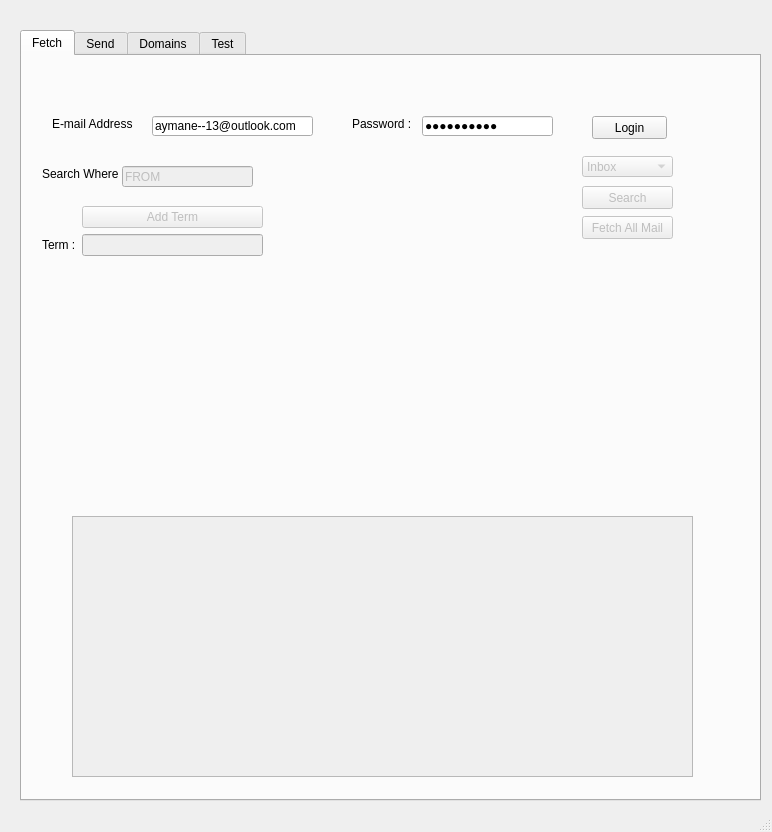
<?xml version="1.0" encoding="UTF-8"?>
<ui version="4.0">
 <class>MainWindow</class>
 <widget class="QMainWindow" name="MainWindow">
  <property name="geometry">
   <rect>
    <x>0</x>
    <y>0</y>
    <width>772</width>
    <height>832</height>
   </rect>
  </property>
  <property name="windowTitle">
   <string>MainWindow</string>
  </property>
  <widget class="QWidget" name="centralwidget">
   <widget class="QTabWidget" name="tabWidget">
    <property name="geometry">
     <rect>
      <x>20</x>
      <y>30</y>
      <width>741</width>
      <height>771</height>
     </rect>
    </property>
    <property name="currentIndex">
     <number>0</number>
    </property>
    <widget class="QWidget" name="tab_fetch">
     <attribute name="title">
      <string>Fetch</string>
     </attribute>
     <widget class="QPushButton" name="fetchButton">
      <property name="enabled">
       <bool>false</bool>
      </property>
      <property name="geometry">
       <rect>
        <x>560</x>
        <y>160</y>
        <width>91</width>
        <height>23</height>
       </rect>
      </property>
      <property name="text">
       <string>Fetch All Mail</string>
      </property>
     </widget>
     <widget class="QTextEdit" name="fetchField">
      <property name="enabled">
       <bool>false</bool>
      </property>
      <property name="geometry">
       <rect>
        <x>50</x>
        <y>460</y>
        <width>621</width>
        <height>261</height>
       </rect>
      </property>
     </widget>
     <widget class="QComboBox" name="comboBox">
      <property name="enabled">
       <bool>false</bool>
      </property>
      <property name="geometry">
       <rect>
        <x>560</x>
        <y>100</y>
        <width>91</width>
        <height>21</height>
       </rect>
      </property>
      <item>
       <property name="text">
        <string>Inbox</string>
       </property>
      </item>
      <item>
       <property name="text">
        <string>Sent</string>
       </property>
      </item>
     </widget>
     <widget class="QLineEdit" name="emailField">
      <property name="geometry">
       <rect>
        <x>130</x>
        <y>60</y>
        <width>161</width>
        <height>20</height>
       </rect>
      </property>
      <property name="text">
       <string>aymane--13@outlook.com</string>
      </property>
     </widget>
     <widget class="QLineEdit" name="pwdField">
      <property name="geometry">
       <rect>
        <x>400</x>
        <y>60</y>
        <width>131</width>
        <height>20</height>
       </rect>
      </property>
      <property name="text">
       <string>aout131995</string>
      </property>
      <property name="echoMode">
       <enum>QLineEdit::Password</enum>
      </property>
     </widget>
     <widget class="QLabel" name="label_pwd">
      <property name="geometry">
       <rect>
        <x>330</x>
        <y>60</y>
        <width>71</width>
        <height>16</height>
       </rect>
      </property>
      <property name="text">
       <string>Password :</string>
      </property>
     </widget>
     <widget class="QLabel" name="label_email">
      <property name="geometry">
       <rect>
        <x>30</x>
        <y>60</y>
        <width>81</width>
        <height>16</height>
       </rect>
      </property>
      <property name="text">
       <string>E-mail Address :</string>
      </property>
     </widget>
     <widget class="QPushButton" name="loginButton">
      <property name="geometry">
       <rect>
        <x>570</x>
        <y>60</y>
        <width>75</width>
        <height>23</height>
       </rect>
      </property>
      <property name="text">
       <string>Login</string>
      </property>
     </widget>
     <widget class="QLabel" name="label_email_2">
      <property name="geometry">
       <rect>
        <x>20</x>
        <y>110</y>
        <width>81</width>
        <height>16</height>
       </rect>
      </property>
      <property name="text">
       <string>Search Where</string>
      </property>
     </widget>
     <widget class="QPushButton" name="searchButton">
      <property name="enabled">
       <bool>false</bool>
      </property>
      <property name="geometry">
       <rect>
        <x>560</x>
        <y>130</y>
        <width>91</width>
        <height>23</height>
       </rect>
      </property>
      <property name="text">
       <string>Search</string>
      </property>
     </widget>
     <widget class="QLineEdit" name="termField_2">
      <property name="enabled">
       <bool>false</bool>
      </property>
      <property name="geometry">
       <rect>
        <x>100</x>
        <y>110</y>
        <width>131</width>
        <height>21</height>
       </rect>
      </property>
      <property name="text">
       <string>FROM</string>
      </property>
     </widget>
     <widget class="QWidget" name="formLayoutWidget">
      <property name="geometry">
       <rect>
        <x>20</x>
        <y>150</y>
        <width>221</width>
        <height>151</height>
       </rect>
      </property>
      <layout class="QFormLayout" name="formLayout">
       <item row="0" column="1">
        <widget class="QPushButton" name="add_termButton">
         <property name="enabled">
          <bool>false</bool>
         </property>
         <property name="text">
          <string>Add Term</string>
         </property>
        </widget>
       </item>
       <item row="1" column="0">
        <widget class="QLabel" name="label_email_3">
         <property name="text">
          <string>Term :</string>
         </property>
        </widget>
       </item>
       <item row="1" column="1">
        <widget class="QLineEdit" name="termField">
         <property name="enabled">
          <bool>false</bool>
         </property>
         <property name="text">
          <string/>
         </property>
        </widget>
       </item>
      </layout>
     </widget>
    </widget>
    <widget class="QWidget" name="Send">
     <attribute name="title">
      <string>Send</string>
     </attribute>
     <widget class="QTextEdit" name="textField">
      <property name="enabled">
       <bool>true</bool>
      </property>
      <property name="geometry">
       <rect>
        <x>90</x>
        <y>130</y>
        <width>561</width>
        <height>311</height>
       </rect>
      </property>
     </widget>
     <widget class="QLineEdit" name="toField">
      <property name="enabled">
       <bool>true</bool>
      </property>
      <property name="geometry">
       <rect>
        <x>120</x>
        <y>20</y>
        <width>501</width>
        <height>20</height>
       </rect>
      </property>
     </widget>
     <widget class="QPushButton" name="attachButton">
      <property name="enabled">
       <bool>true</bool>
      </property>
      <property name="geometry">
       <rect>
        <x>490</x>
        <y>60</y>
        <width>131</width>
        <height>23</height>
       </rect>
      </property>
      <property name="text">
       <string>Add Attachement</string>
      </property>
     </widget>
     <widget class="QLabel" name="label">
      <property name="geometry">
       <rect>
        <x>60</x>
        <y>90</y>
        <width>47</width>
        <height>13</height>
       </rect>
      </property>
      <property name="text">
       <string>Mail Text</string>
      </property>
     </widget>
     <widget class="QLabel" name="label_server_2">
      <property name="geometry">
       <rect>
        <x>60</x>
        <y>20</y>
        <width>71</width>
        <height>16</height>
       </rect>
      </property>
      <property name="text">
       <string>To</string>
      </property>
     </widget>
     <widget class="QLineEdit" name="subjectField">
      <property name="enabled">
       <bool>true</bool>
      </property>
      <property name="geometry">
       <rect>
        <x>120</x>
        <y>60</y>
        <width>361</width>
        <height>20</height>
       </rect>
      </property>
     </widget>
     <widget class="QLabel" name="label_server_3">
      <property name="geometry">
       <rect>
        <x>60</x>
        <y>60</y>
        <width>71</width>
        <height>16</height>
       </rect>
      </property>
      <property name="text">
       <string>Subject</string>
      </property>
     </widget>
     <widget class="QPushButton" name="sendButton">
      <property name="enabled">
       <bool>true</bool>
      </property>
      <property name="geometry">
       <rect>
        <x>90</x>
        <y>520</y>
        <width>561</width>
        <height>61</height>
       </rect>
      </property>
      <property name="text">
       <string>Send</string>
      </property>
     </widget>
     <widget class="QLabel" name="label_2">
      <property name="geometry">
       <rect>
        <x>90</x>
        <y>460</y>
        <width>561</width>
        <height>31</height>
       </rect>
      </property>
      <property name="text">
       <string>Attachments :</string>
      </property>
      <property name="wordWrap">
       <bool>true</bool>
      </property>
     </widget>
    </widget>
    <widget class="QWidget" name="tab">
     <attribute name="title">
      <string>Domains</string>
     </attribute>
     <widget class="QLineEdit" name="domaingrpField">
      <property name="geometry">
       <rect>
        <x>110</x>
        <y>20</y>
        <width>197</width>
        <height>22</height>
       </rect>
      </property>
      <property name="font">
       <font>
        <pointsize>10</pointsize>
       </font>
      </property>
     </widget>
     <widget class="QLineEdit" name="smtp_portField">
      <property name="geometry">
       <rect>
        <x>110</x>
        <y>80</y>
        <width>196</width>
        <height>22</height>
       </rect>
      </property>
      <property name="font">
       <font>
        <pointsize>10</pointsize>
       </font>
      </property>
      <property name="text">
       <string/>
      </property>
      <property name="echoMode">
       <enum>QLineEdit::Normal</enum>
      </property>
     </widget>
     <widget class="QPushButton" name="addButton">
      <property name="geometry">
       <rect>
        <x>570</x>
        <y>140</y>
        <width>101</width>
        <height>24</height>
       </rect>
      </property>
      <property name="font">
       <font>
        <pointsize>10</pointsize>
       </font>
      </property>
      <property name="text">
       <string>Add Domains</string>
      </property>
     </widget>
     <widget class="QLabel" name="label_imap_2">
      <property name="geometry">
       <rect>
        <x>10</x>
        <y>110</y>
        <width>84</width>
        <height>22</height>
       </rect>
      </property>
      <property name="font">
       <font>
        <pointsize>10</pointsize>
       </font>
      </property>
      <property name="text">
       <string>IMAP Server :</string>
      </property>
     </widget>
     <widget class="QLineEdit" name="smtpField">
      <property name="geometry">
       <rect>
        <x>110</x>
        <y>50</y>
        <width>197</width>
        <height>22</height>
       </rect>
      </property>
      <property name="font">
       <font>
        <pointsize>10</pointsize>
       </font>
      </property>
      <property name="text">
       <string/>
      </property>
     </widget>
     <widget class="QLineEdit" name="imap_portField">
      <property name="geometry">
       <rect>
        <x>110</x>
        <y>140</y>
        <width>196</width>
        <height>22</height>
       </rect>
      </property>
      <property name="font">
       <font>
        <pointsize>10</pointsize>
       </font>
      </property>
      <property name="text">
       <string/>
      </property>
      <property name="echoMode">
       <enum>QLineEdit::Normal</enum>
      </property>
     </widget>
     <widget class="QLabel" name="label_port_2">
      <property name="geometry">
       <rect>
        <x>10</x>
        <y>140</y>
        <width>69</width>
        <height>22</height>
       </rect>
      </property>
      <property name="font">
       <font>
        <pointsize>10</pointsize>
       </font>
      </property>
      <property name="text">
       <string>IMAP  Port :</string>
      </property>
     </widget>
     <widget class="QLineEdit" name="imapField_2">
      <property name="enabled">
       <bool>true</bool>
      </property>
      <property name="geometry">
       <rect>
        <x>110</x>
        <y>110</y>
        <width>197</width>
        <height>22</height>
       </rect>
      </property>
      <property name="font">
       <font>
        <pointsize>10</pointsize>
       </font>
      </property>
      <property name="text">
       <string/>
      </property>
     </widget>
     <widget class="QLabel" name="label_port_3">
      <property name="geometry">
       <rect>
        <x>10</x>
        <y>80</y>
        <width>69</width>
        <height>22</height>
       </rect>
      </property>
      <property name="font">
       <font>
        <pointsize>10</pointsize>
       </font>
      </property>
      <property name="text">
       <string>SMTP Port :</string>
      </property>
     </widget>
     <widget class="QLabel" name="label_server_4">
      <property name="geometry">
       <rect>
        <x>10</x>
        <y>50</y>
        <width>84</width>
        <height>22</height>
       </rect>
      </property>
      <property name="font">
       <font>
        <pointsize>10</pointsize>
       </font>
      </property>
      <property name="text">
       <string>SMTP Server :</string>
      </property>
     </widget>
     <widget class="QLabel" name="label_3">
      <property name="geometry">
       <rect>
        <x>10</x>
        <y>20</y>
        <width>101</width>
        <height>22</height>
       </rect>
      </property>
      <property name="font">
       <font>
        <pointsize>10</pointsize>
       </font>
      </property>
      <property name="text">
       <string>Domain Group :</string>
      </property>
     </widget>
     <widget class="QLabel" name="label_4">
      <property name="geometry">
       <rect>
        <x>30</x>
        <y>190</y>
        <width>287</width>
        <height>16</height>
       </rect>
      </property>
      <property name="font">
       <font>
        <pointsize>10</pointsize>
       </font>
      </property>
      <property name="text">
       <string>List of Domains :</string>
      </property>
     </widget>
     <widget class="QPushButton" name="listButton">
      <property name="geometry">
       <rect>
        <x>440</x>
        <y>140</y>
        <width>101</width>
        <height>24</height>
       </rect>
      </property>
      <property name="font">
       <font>
        <pointsize>10</pointsize>
       </font>
      </property>
      <property name="text">
       <string>List Domains</string>
      </property>
     </widget>
     <widget class="QTableWidget" name="tableWidget">
      <property name="geometry">
       <rect>
        <x>20</x>
        <y>230</y>
        <width>681</width>
        <height>381</height>
       </rect>
      </property>
      <property name="lineWidth">
       <number>5</number>
      </property>
      <attribute name="horizontalHeaderCascadingSectionResizes">
       <bool>false</bool>
      </attribute>
      <column>
       <property name="text">
        <string>Domain Group</string>
       </property>
      </column>
      <column>
       <property name="text">
        <string>Domain Name</string>
       </property>
       <property name="font">
        <font>
         <pointsize>8</pointsize>
        </font>
       </property>
       <property name="background">
        <color>
         <red>175</red>
         <green>231</green>
         <blue>230</blue>
        </color>
       </property>
      </column>
      <column>
       <property name="text">
        <string>SMTP Server</string>
       </property>
       <property name="font">
        <font>
         <pointsize>8</pointsize>
        </font>
       </property>
       <property name="background">
        <color>
         <red>175</red>
         <green>231</green>
         <blue>230</blue>
        </color>
       </property>
      </column>
      <column>
       <property name="text">
        <string>SMTP Port</string>
       </property>
       <property name="font">
        <font>
         <pointsize>8</pointsize>
        </font>
       </property>
       <property name="background">
        <color>
         <red>175</red>
         <green>231</green>
         <blue>230</blue>
        </color>
       </property>
      </column>
      <column>
       <property name="text">
        <string>IMAP Server</string>
       </property>
       <property name="font">
        <font>
         <pointsize>8</pointsize>
        </font>
       </property>
       <property name="background">
        <color>
         <red>175</red>
         <green>231</green>
         <blue>230</blue>
        </color>
       </property>
      </column>
      <column>
       <property name="text">
        <string>IMAP Port</string>
       </property>
       <property name="font">
        <font>
         <pointsize>8</pointsize>
        </font>
       </property>
       <property name="background">
        <color>
         <red>175</red>
         <green>231</green>
         <blue>230</blue>
        </color>
       </property>
      </column>
     </widget>
     <widget class="QLabel" name="label_7">
      <property name="geometry">
       <rect>
        <x>360</x>
        <y>20</y>
        <width>84</width>
        <height>22</height>
       </rect>
      </property>
      <property name="font">
       <font>
        <pointsize>10</pointsize>
       </font>
      </property>
      <property name="text">
       <string>Domains :</string>
      </property>
     </widget>
     <widget class="QLabel" name="label_8">
      <property name="geometry">
       <rect>
        <x>340</x>
        <y>190</y>
        <width>121</width>
        <height>16</height>
       </rect>
      </property>
      <property name="font">
       <font>
        <pointsize>10</pointsize>
       </font>
      </property>
      <property name="text">
       <string>Search for Domain :</string>
      </property>
     </widget>
     <widget class="QPushButton" name="search_domainButton">
      <property name="geometry">
       <rect>
        <x>610</x>
        <y>190</y>
        <width>75</width>
        <height>23</height>
       </rect>
      </property>
      <property name="text">
       <string>Search</string>
      </property>
     </widget>
     <widget class="QLineEdit" name="search_domainField">
      <property name="geometry">
       <rect>
        <x>470</x>
        <y>190</y>
        <width>131</width>
        <height>22</height>
       </rect>
      </property>
      <property name="font">
       <font>
        <pointsize>10</pointsize>
       </font>
      </property>
      <property name="text">
       <string/>
      </property>
      <property name="echoMode">
       <enum>QLineEdit::Normal</enum>
      </property>
     </widget>
     <widget class="QPushButton" name="delete_domainButton">
      <property name="geometry">
       <rect>
        <x>620</x>
        <y>620</y>
        <width>75</width>
        <height>23</height>
       </rect>
      </property>
      <property name="text">
       <string>Search</string>
      </property>
     </widget>
     <widget class="QTextEdit" name="domainField">
      <property name="geometry">
       <rect>
        <x>440</x>
        <y>20</y>
        <width>241</width>
        <height>111</height>
       </rect>
      </property>
     </widget>
    </widget>
    <widget class="QWidget" name="tab_2">
     <attribute name="title">
      <string>Test</string>
     </attribute>
     <widget class="QTextEdit" name="testField">
      <property name="enabled">
       <bool>true</bool>
      </property>
      <property name="geometry">
       <rect>
        <x>80</x>
        <y>50</y>
        <width>561</width>
        <height>261</height>
       </rect>
      </property>
     </widget>
     <widget class="QLabel" name="label_5">
      <property name="geometry">
       <rect>
        <x>80</x>
        <y>20</y>
        <width>111</width>
        <height>21</height>
       </rect>
      </property>
      <property name="font">
       <font>
        <pointsize>10</pointsize>
       </font>
      </property>
      <property name="text">
       <string>Emails List to Test :</string>
      </property>
     </widget>
     <widget class="QPushButton" name="testButton">
      <property name="geometry">
       <rect>
        <x>550</x>
        <y>320</y>
        <width>75</width>
        <height>23</height>
       </rect>
      </property>
      <property name="text">
       <string>Test</string>
      </property>
     </widget>
     <widget class="QTextEdit" name="successField">
      <property name="enabled">
       <bool>true</bool>
      </property>
      <property name="geometry">
       <rect>
        <x>90</x>
        <y>380</y>
        <width>241</width>
        <height>261</height>
       </rect>
      </property>
     </widget>
     <widget class="QLabel" name="label_6">
      <property name="geometry">
       <rect>
        <x>100</x>
        <y>350</y>
        <width>111</width>
        <height>21</height>
       </rect>
      </property>
      <property name="font">
       <font>
        <pointsize>10</pointsize>
       </font>
      </property>
      <property name="text">
       <string>Successes :</string>
      </property>
     </widget>
     <widget class="QTextEdit" name="failureField">
      <property name="enabled">
       <bool>true</bool>
      </property>
      <property name="geometry">
       <rect>
        <x>420</x>
        <y>380</y>
        <width>241</width>
        <height>261</height>
       </rect>
      </property>
     </widget>
     <widget class="QLabel" name="label_9">
      <property name="geometry">
       <rect>
        <x>420</x>
        <y>350</y>
        <width>111</width>
        <height>21</height>
       </rect>
      </property>
      <property name="font">
       <font>
        <pointsize>10</pointsize>
       </font>
      </property>
      <property name="text">
       <string>Failures :</string>
      </property>
     </widget>
    </widget>
   </widget>
  </widget>
  <widget class="QStatusBar" name="statusbar"/>
 </widget>
 <resources/>
 <connections/>
</ui>
